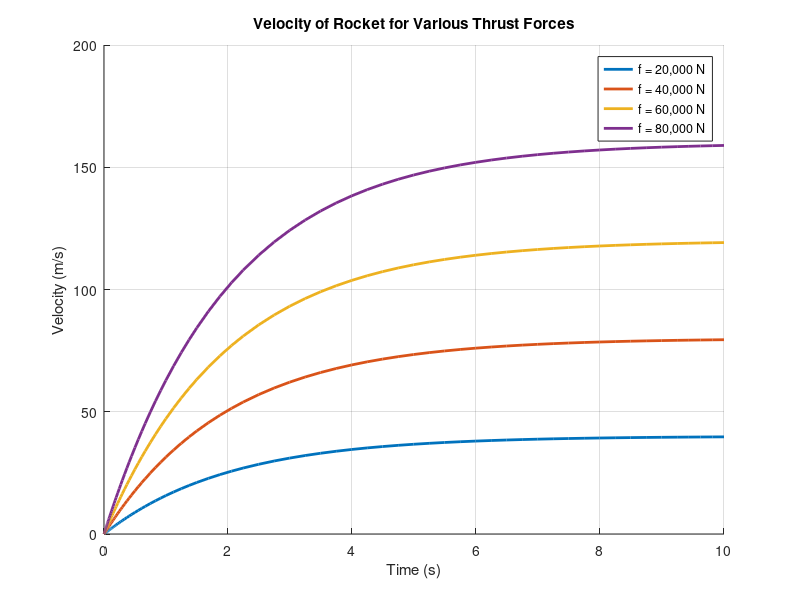

Write MATLAB code to recreate this figure.
% Rocket Propulsion Application – Multiple Thrust Values
% Define constants
m = 1000;      % mass (kg)
c = 500;       % air resistance coefficient (N*s/m)
v0 = 0;        % initial velocity (m/s)

% Thrust values to test
F = [20000 40000 60000 80000];

% Time span for plotting
tspan = [0 10];

% Prepare figure
figure
hold on

% Loop through thrust values
for k = 1:length(F)
    f = F(k);
    [t,v] = ode45(@(t,v) (f - c*v)/m, tspan, v0);
    plot(t, v, 'LineWidth', 2)
end

% Plot formatting
grid on
title("Velocity of Rocket for Various Thrust Forces")
xlabel("Time (s)")
ylabel("Velocity (m/s)")
legend("f = 20,000 N", "f = 40,000 N", "f = 60,000 N", "f = 80,000 N")
hold off
